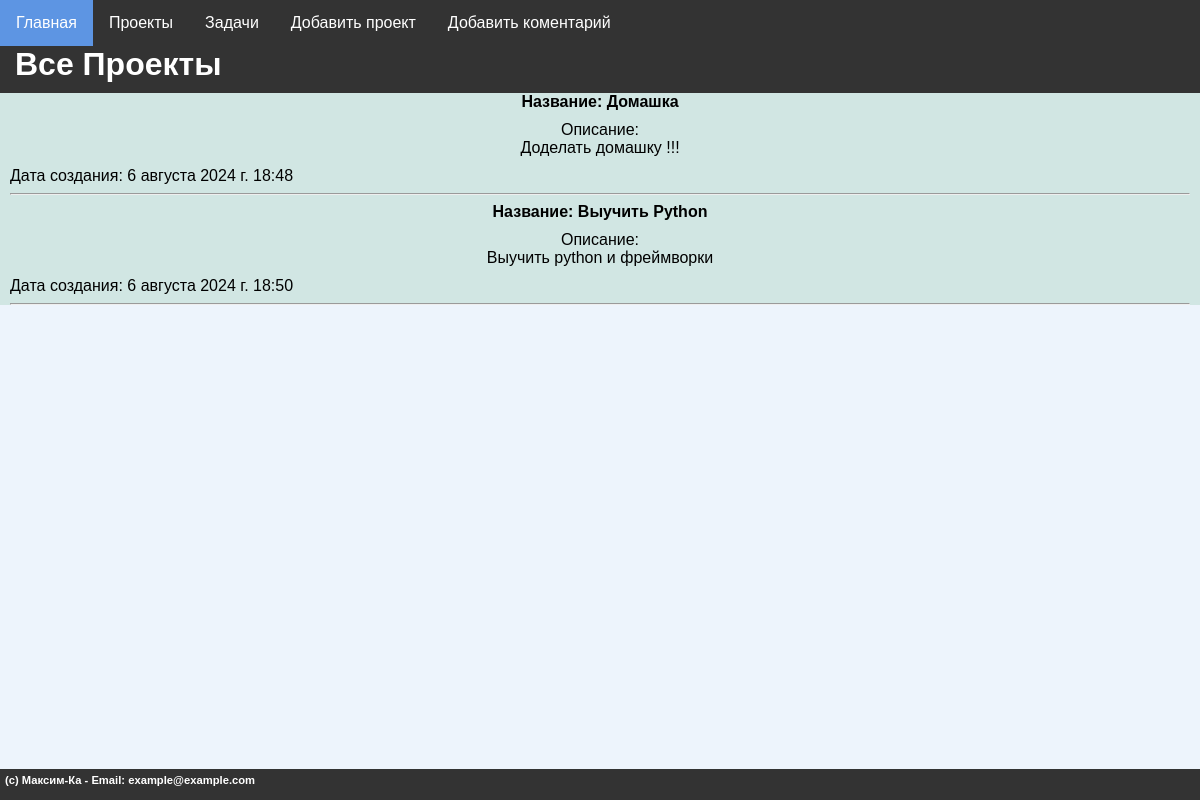
The page /proj/ on the database its author committed.
### mainsite/models.py (models this page shows, shortened)
class Project(models.Model):
    proj_name = models.CharField(max_length=255, unique=True, verbose_name="Название проекта")
    proj_desc = models.TextField(blank=True, verbose_name="Описание проекта")
    proj_create = models.DateTimeField(auto_now_add=True, verbose_name="Дата создания проекта")
    class Meta:
        verbose_name = "Проект"
        verbose_name_plural = "Проект"
        ordering = ["proj_create"]

### mainsite/views.py (the view)
# urls.py: path("proj/", proj,name='proj'),
def proj(request):
    menu = [{'title':'Главная','url':'/'},
            {'title':'Проекты','url':'/proj'},
            {'title':'Задачи','url':'/tasks'},
            {'title':'Добавить проект','url':'/add_proj'},
            {'title':'Добавить коментарий','url':'/add_coment'}]
    projects = Project.objects.all()
    context = {
        'title': 'Все проекты',
        'menu': menu,
        'projects': projects,
        'footer' : "(c) Максим-Ка - Email: example@example.com",
        'header': "Все Проекты"
        }
    return render(request, 'project_K/proj.html',context)

### mainsite/templates/project_K/proj.html
{% extends 'project_K/base.html' %} {% block content %} {%for a in projects %}
<b>Название: {{ a.proj_name }}</b>
<p>Описание:<br />{{ a.proj_desc }}</p>
<div align="left">Дата создания: {{ a.proj_create }}</div>
<hr />
{% endfor %} {% endblock %}

### mainsite/static/style.css (style rules this page uses)
body, html { background-color: #edf4fc; margin: 0; padding: 0; width: 100%; padding-bottom: 10px; }
p { margin: 0px; padding-top: 10px; padding-bottom: 10px; }

### rows shown on the page
Project: proj_name "Домашка", proj_desc "Доделать домашку !!!", proj_create "6 августа 2024 г. 18:48"
Project: proj_name "Выучить Python", proj_desc "Выучить python и фреймворки", proj_create "6 августа 2024 г. 18:50"

### other values the page prints
{{ item.title }} "Главная" "Проекты" "Задачи" "Добавить проект" "Добавить коментарий"
{{ header }} "Все Проекты"
{{ footer }} "(c) Максим-Ка - Email: example@example.com"
